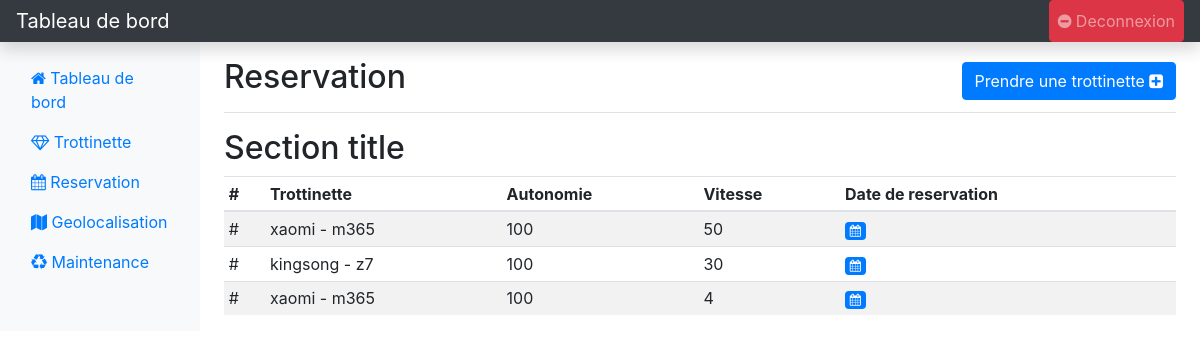
/app/user/reservation.php (signed in), run on an earlier commit of the app's database.
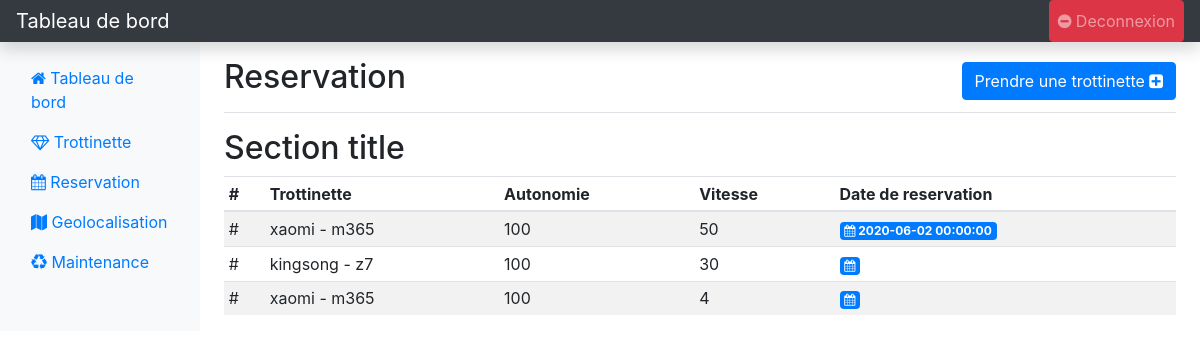
And on a later commit of the database.
### tables this page shows
CREATE TABLE `trottinette` (
  `id` int(11) NOT NULL,
  `modele` varchar(255) DEFAULT NULL,
  `marque` varchar(255) DEFAULT NULL,
  `autonomie` int(11) DEFAULT '0',
  `vitesse` int(11) NOT NULL DEFAULT '0',
  `kilometrage` int(11) NOT NULL DEFAULT '0',
  `temps_trajet` int(11) NOT NULL DEFAULT '0',
  `compteur_km` int(11) NOT NULL DEFAULT '0',
  `temperature` int(11) NOT NULL DEFAULT '0',
  `regulateur_vitesse` tinyint(1) NOT NULL DEFAULT '0',
  `feu_arriere` tinyint(1) NOT NULL DEFAULT '0',
  `feu_avant` tinyint(1) NOT NULL DEFAULT '0',
  `duree_vie` int(11) NOT NULL,
  `created_at` datetime NOT NULL DEFAULT CURRENT_TIMESTAMP
);

CREATE TABLE `reservation` (
  `id` int(11) NOT NULL,
  `id_trottinette` int(11) NOT NULL,
  `id_user` int(11) NOT NULL,
  `date_reservation` datetime NOT NULL DEFAULT CURRENT_TIMESTAMP
);

### functions/function_list_trottinette.php (called while the page is built)
<?php
	$stmt = $dbh->prepare('SELECT trottinette.modele, trottinette.marque, trottinette.autonomie, trottinette.vitesse, trottinette.kilometrage, trottinette.temps_trajet, trottinette.compteur_km, trottinette.temperature, trottinette.regulateur_vitesse, trottinette.feu_avant, trottinette.feu_arriere, trottinette.duree_vie, trottinette.id as id_trottinette, trottinette.created_at, reservation.date_reservation FROM trottinette LEFT JOIN reservation ON trottinette.id = reservation.id_trottinette');
	$stmt->execute();
	$trottinettes_response = $stmt->fetchAll();
?>

### app/user/reservation.php (the view, shortened to what this page needs)
<?php include_once '../../composants/user/header.php'; ?>
<?php include_once '../../functions/function_list_trottinette.php'; ?>
        <main role="main" class="col-md-9 ml-sm-auto col-lg-10 px-md-4">
          <div class="d-flex justify-content-between flex-wrap flex-md-nowrap align-items-center pt-3 pb-2 mb-3 border-bottom">
            <h1 class="h2">Reservation</h1>
            <button type="button" tabindex="-1" role="dialog" class="btn btn-primary" data-toggle="modal" data-target="#myModal">
              Prendre une trottinette
              <i class="fa fa-plus-square"></i>
            </button>
          </div>
          <h2>Section title</h2>
          <div class="table-responsive">
            <table class="table table-striped table-sm">
              <thead>
                <tr>
                  <th>#</th>
                  <th>Trottinette</th>
                  <th>Autonomie</th>
                  <th>Vitesse</th>
                  <th>Date de reservation</th>
                </tr>
              </thead>
              <tbody>
                <?php foreach($trottinettes_response as $trottinette): ?>
                  <tr>
                    <td>#</td>
                    <td>
                      <?php echo $trottinette['marque'] .' - '.$trottinette['modele']; ?>
                    </td>
                    <td><?php echo $trottinette['autonomie']; ?></td>
                    <td><?php echo $trottinette['vitesse']; ?></td>
                    <td>
                      <span class="badge badge-primary">
                        <i class="fa fa-calendar"></i>
                        <?php echo $trottinette['date_reservation']; ?>
                      </span>
                    </td>
                  </tr>
                <?php endforeach; ?>
              </tbody>
            </table>
          </div>
        </main>
<?php include_once '../../composants/user/footer.php'; ?>

What changed in the data, as far as the page shows it:
no longer on this page (row unchanged): trottinette: marque "xaomi", modele "m365", autonomie "100", vitesse "50"
added reservation: id_trottinette.marque "xaomi", id_trottinette.modele "m365", id_trottinette.autonomie "100", id_trottinette.vitesse "50", date_reservation "2020-06-02 00:00:00"
